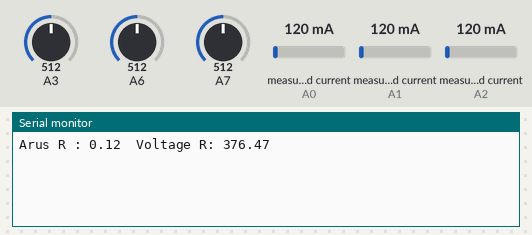
The sketch below on a simulated Arduino Nano, built with avr-gcc and run on an emulated ATmega328P. On the bench: the last lines printed to the serial monitor. The test bench sets the inputs (shaded band); at power-on: measured current (sensors on A0, A1, A2) 120 mA, A6 = 512, A7 = 512, A3 = 512.

Above: at 1.2 s.
1.3 s: measured current (sensor on A0) set to 40 mA
At 3.0 s:
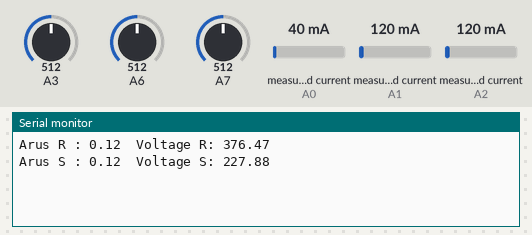
4.6 s: measured current (sensor on A1) set to 40 mA
At 5.9 s:
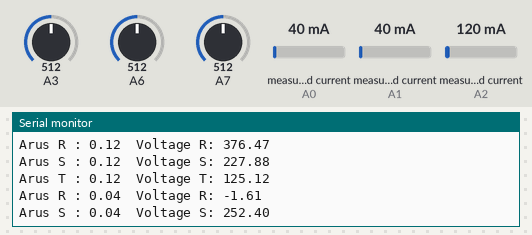
6.1 s: measured current (sensor on A2) set to 40 mA
At 6.6 s:
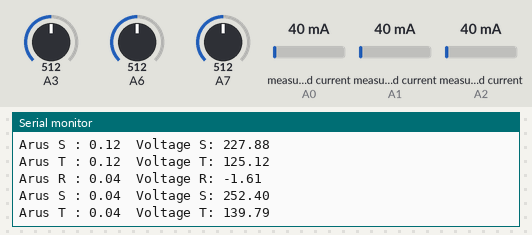
7.6 s: A6 set to 716
At 8.9 s:
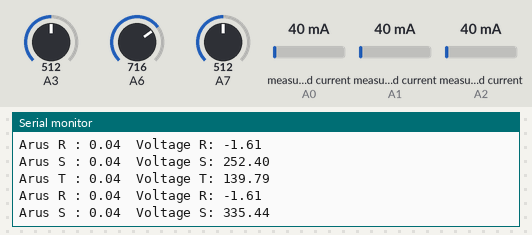
9.1 s: A7 set to 716
At 10.0 s:
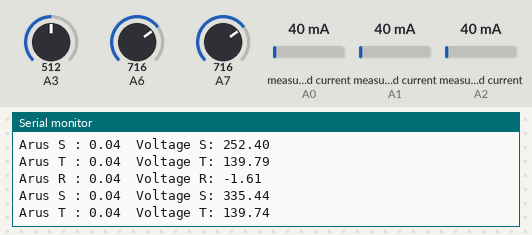
10.6 s: measured current (sensor on A0) set to 500 mA
At 11.6 s:
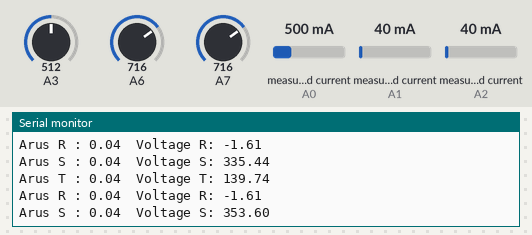
Timing chart, 0 to 13.1 s (numbered marks = the images above; inputs shaded):
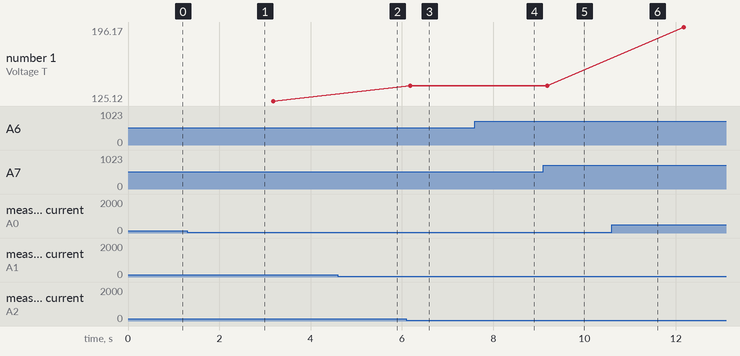

The sketch:

AC_Voltage_Measuring.ino
```cpp
#include <Filters.h> //Easy library to do the calculations
#include <SPI.h>     //Libraries for the OLED display
#include <Wire.h>
#include "EmonLib.h"

EnergyMonitor emon0;
EnergyMonitor emon1;
EnergyMonitor emon2;

int pin_sct0 = A0;
int pin_sct1 = A1;
int pin_sct2 = A2;

bool data1=true;
bool data2=false;
bool data3=false;
bool data4=false;
float testFrequency = 50;                     // test signal frequency (Hz)
float windowLength = 40.0/testFrequency;     // how long to average the signal, for statistist


int Sensor1;
int Sensor2;
int Sensor3;
float intercept = -0.04; // to be adjusted based on calibration testing
float slope = 0.0405; // to be adjusted based on calibration testing
float current_Volts1; // Voltage
float current_Volts2; // Voltage
float current_Volts3; // Voltage
unsigned long printPeriod = 1000; //Refresh rate
unsigned long previousMillis = 0;


void setup() {
  Serial.begin( 9600 );    // start the serial port
  emon0.current(pin_sct0, 80);
emon1.current(pin_sct1, 80);
emon2.current(pin_sct2, 80);
}

void loop() {


  RunningStatistics inputStats1;                //Easy life lines, actual calculation of the RMS requires a load of coding
  inputStats1.setWindowSecs( windowLength );
  RunningStatistics inputStats2;                //Easy life lines, actual calculation of the RMS requires a load of coding
  inputStats2.setWindowSecs( windowLength );
  RunningStatistics inputStats3;                //Easy life lines, actual calculation of the RMS requires a load of coding
  inputStats3.setWindowSecs( windowLength );
  float dataTemp = 0;
  while( data1 ) {

    Sensor1 = analogRead(A3);  // read the analog in value:
    inputStats1.input(Sensor1);  // log to Stats function

    if((unsigned long)(millis() - previousMillis) >= printPeriod) {
      previousMillis = millis();   // update time every second

      Serial.print( "\n" );

      current_Volts1 = intercept + slope * inputStats1.sigma(); //Calibartions for offset and amplitude
      current_Volts1= current_Volts1*(40.3231);                //Further calibrations for the amplitude
//       if(current_Volts < 223){
//        current_Volts = 0;
//        dataTemp += current_Volts;
//      }
//      else{
//        dataTemp += current_Volts;
//      }

      double Irms0 = emon0.calcIrms(1480);
      Serial.print("Arus R : ");
      Serial.print(Irms0);
      Serial.print("\t");
      Serial.print( "Voltage R: " );
      Serial.print( current_Volts1 ); //Calculation and Value display is done the rest is if you're using an OLED display
      data1=false;
      data2=true;
      data3=false;

    }
  }
  while(data2){

    Sensor2 = analogRead(A6);  // read the analog in value:
    inputStats2.input(Sensor2);  // log to Stats function

    if((unsigned long)(millis() - previousMillis) >= printPeriod) {
      previousMillis = millis();   // update time every second

      Serial.print( "\n" );

      current_Volts2 = intercept + slope * inputStats2.sigma(); //Calibartions for offset and amplitude
      current_Volts2= current_Volts2*(40.3231);                //Further calibrations for the amplitude
//      if(dataTemp == 0){
//        current_Volts = 0;
//      }
       double Irms1 = emon1.calcIrms(1480);
       Serial.print("Arus S : ");
       Serial.print(Irms1);
       Serial.print("\t");
      Serial.print( "Voltage S: " );
      Serial.print( current_Volts2 ); //Calculation and Value display is done the rest is if you're using an OLED display

      data1=false;
      data2=false;
      data3=true;

  }

}
//
 while(data3){

     Sensor3 = analogRead(A7);  // read the analog in value:
    inputStats3.input(Sensor3);  // log to Stats function

    if((unsigned long)(millis() - previousMillis) >= printPeriod) {
      previousMillis = millis();   // update time every second

      Serial.print( "\n" );

      current_Volts3 = intercept + slope * inputStats3.sigma(); //Calibartions for offset and amplitude
      current_Volts3= current_Volts3*(40.3231);                //Further calibrations for the amplitude
//       if(dataTemp==0){
//        current_Volts = 0;
//      }
        double Irms2 = emon2.calcIrms(1480);
        Serial.print("Arus T : ");
        Serial.print(Irms2);
        Serial.print("\t");
      Serial.print( "Voltage T: " );
      Serial.print( current_Volts3 ); //Calculation and Value display is done the rest is if you're using an OLED display
      Serial.println("");
      data1=true;
      data2=false;
      data3=false;

  }
}
}
```

Measured:
- after the input at 4.6 s, the serial monitor: prints a new line after 0.58 s (image 2)
- after the input at 6.1 s, the serial monitor: prints a new line after 0.08 s (image 3)
- after the input at 7.6 s, the serial monitor: prints a new line after 0.58 s (image 4)
